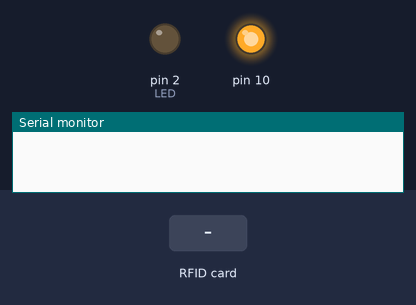
The sketch below on a simulated Arduino Uno, built with avr-gcc and run on an emulated ATmega328P. Shown: output pins drawn as LEDs (lit = HIGH), the last lines printed to the serial monitor. Inputs (shaded band) come from the test bench.

Above: at 1.2 s.
1.3 s: RFID card D1 59 91 2D held to the reader
At 2.5 s:
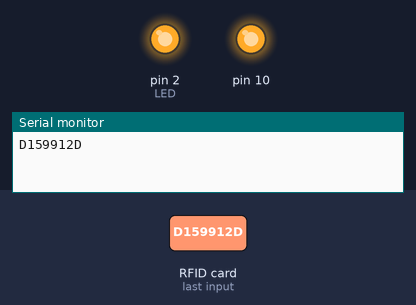
2.8 s: RFID card 5E 7A 19 C4 held to the reader
Timing chart, 0 to 5.8 s (numbered marks = the images above; inputs shaded):
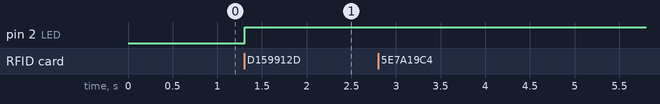

Measured:
- after the input at 1.3 s, pin 2 (LED): LOW → HIGH at once

The sketch:

rfid_read.ino
```cpp
#include <SPI.h>
#include <MFRC522.h>
#define SS_PIN 3
#define RST_PIN 5
#define LED 2
byte readCard[4];
String tag_UID = "D159912D";  // Replace this with the UID of your tag!!!
String tagID = "";
MFRC522 mfrc522(SS_PIN, RST_PIN); // Create MFRC522 instance
void setup()
{
  Serial.begin(9600);
  pinMode(LED, OUTPUT);// initialize digital pin LED_BUILTIN as an output.
  digitalWrite(LED, LOW);    // turn the LED off by making the voltage LOW
  SPI.begin(); // SPI bus
  mfrc522.PCD_Init(); // Initialise MFRC522
}
void loop()
{
  //Wait until new tag is available
  while (readID())
  {
    if (tagID == tag_UID)
    {
      digitalWrite(LED, !digitalRead(LED));  // Turn on or off the onboard led
    }
    Serial.println(tagID);
  }

}
  //Read new tag if available
boolean readID()
  {
    //Check if a new tag is detected or not. If not return.
    if ( ! mfrc522.PICC_IsNewCardPresent())
    {
      return false;
    }
    //Check if a new tag is readable or not. If not return.
    if ( ! mfrc522.PICC_ReadCardSerial())
    {
      return false;
    }
    tagID = "";
    // Read the 4 byte UID
    for ( uint8_t i = 0; i < 4; i++)
    {
      readCard[i] = mfrc522.uid.uidByte[i];
      tagID.concat(String(mfrc522.uid.uidByte[i], HEX)); // Convert the UID to a single String
    }
    tagID.toUpperCase();
    mfrc522.PICC_HaltA(); // Stop reading
    return true;
  }
```
